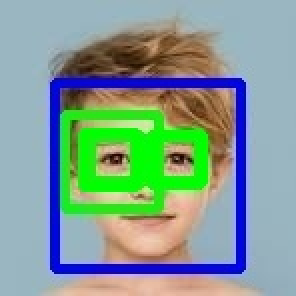
#> input picture child.jpg, 148 x 148 px (shown 2 times larger)
$ jupyter execute --allow-errors opencv.ipynb
#> lines starting #> are read from the running program, lines starting #| are printed output that depends on the picture; after the words box and inside, x2 and y2 are one past the last pixel; in counts of white or black regions, pixels touching at a corner belong together
[cell 1]
import cv2
print(cv2.__version__)

[cell 2]
import numpy as np
import matplotlib.pyplot as plt
image=np.zeros((16,16),dtype='uint8')
image[4:12]=100
plt.imshow(image, cmap='gray')
plt.show()
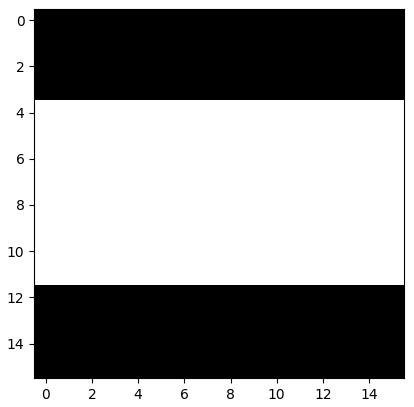
#> figure drawn by matplotlib, 1 panel

[cell 3]
import numpy as np
import matplotlib.pyplot as plt
image=np.zeros((16,16,3),dtype='uint8')
image[4:10,3:4]=[255,255,0]
image[4:10,4:5]=[255,0,0]
image[4:10,5:6]=[0,255,0]
image[4:10,6:7]=[0,0,255]

plt.imshow(image,cmap='jet')
plt.show()
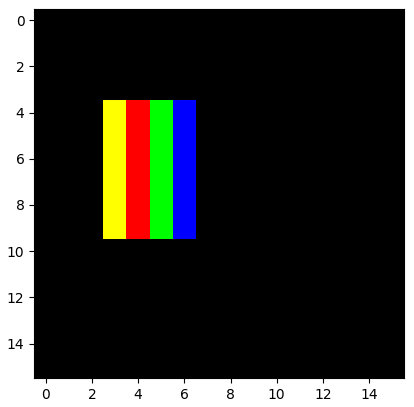
#> figure drawn by matplotlib, 1 panel

[cell 4]
import numpy as np
import matplotlib.pyplot as plt
image=np.zeros((16,16,3),dtype='uint8')
image[4:10,3:4]=[255,255,0]
image[4:10,4:5]=[255,0,0]
image[4:10,5:6]=[0,255,0]
image[4:10,6:7]=[0,0,255]

cv2.imshow('image',image)
cv2.imwrite('image.png',image)
cv2.waitKey(5000)
cv2.destroyAllWindows()

[cell 5]
image=cv2.imread('image.png')
print(type(image))
#| <class 'numpy.ndarray'>
cv2.imshow('image',image)
image=cv2.cvtColor(image,cv2.COLOR_BGR2RGB)
cv2.waitKey(5000)
cv2.destroyAllWindows()

[cell 6]
image=cv2.imread('flag.jpg')
#> (the rest of this cell did not finish here and is left out)

[cell 7]
image=cv2.imread('flag.jpg',0)
#> (the rest of this cell did not finish here and is left out)

[cell 8]
edge_detected_image=cv2.Canny(image,100,200)
cv2.imshow('image',edge_detected_image)
cv2.waitKey(10000)
cv2.destroyAllWindows()

[cell 9]
import cv2
import numpy as np
image=cv2.imread('child.jpg')
#> image is the input picture: shape (148, 148, 3); mean B, G, R 148.2, 158.1, 130.8
cv2.imshow('image',image)
cv2.waitKey(5000)
model=cv2.CascadeClassifier(cv2.data.haarcascades+'haarcascade_frontalface_default.xml')
faces=model.detectMultiScale(image)
#> faces = [[31, 42, 88, 88]]
print(faces)
#| [[31 42 88 88]]

[cell 10]
import cv2
import numpy as np
image=cv2.imread('child.jpg')

model=cv2.CascadeClassifier(cv2.data.haarcascades + 'haarcascade_eye.xml')
faces=model.detectMultiScale(image)
#> faces = [[77, 68, 23, 23]]
print(faces)
#| [[77 68 23 23]]
for face in faces:
    x,y,w,h=face
    cv2.rectangle(image,(x,y),(x+w,y+h),(0,255,0),3)
#> this loop made 1 pass
#> image: shape (148, 148, 3); 1.82% of pixels changed, all inside (x1, y1, x2, y2) = (75, 66, 103, 94)
cv2.imwrite('child.jpg',image)
#> Out = True

$ run again, with dog.jpg copied over child.jpg
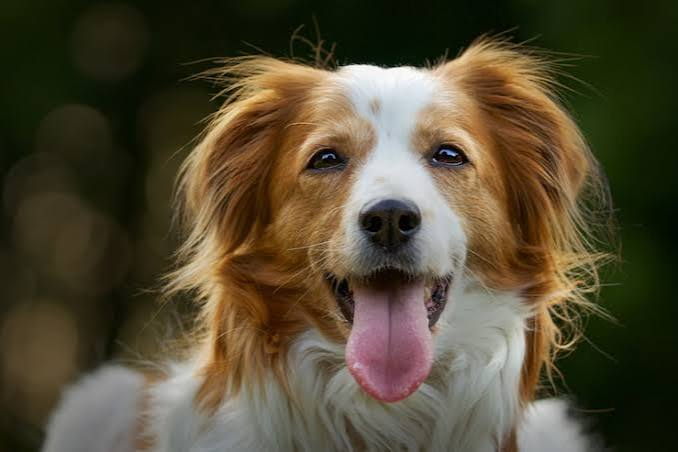
#> input picture dog.jpg, 678 x 452 px
#| <class 'numpy.ndarray'>
#> image is the input picture: shape (452, 678, 3); mean B, G, R 52.6, 74.7, 83.4
#> `faces=model.detectMultiScale(image)`: faces = ()
#> `faces=model.detectMultiScale(image)`: faces = [[417, 128, 54, 54], [255, 342, 37, 37], [281, 122, 77, 77]]
#| [[417 128  54  54]
#|  [255 342  37  37]
#|  [281 122  77  77]]
#> the loop `for face in faces:` made 3 passes
#> after the loop `for face in faces:`:
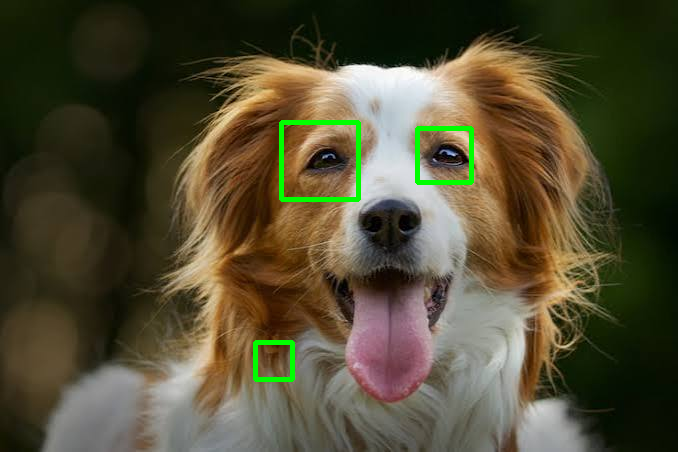
#> image: shape (452, 678, 3); 1.08% of pixels changed, all inside (x1, y1, x2, y2) = (253, 120, 474, 382)
#> Out = True
